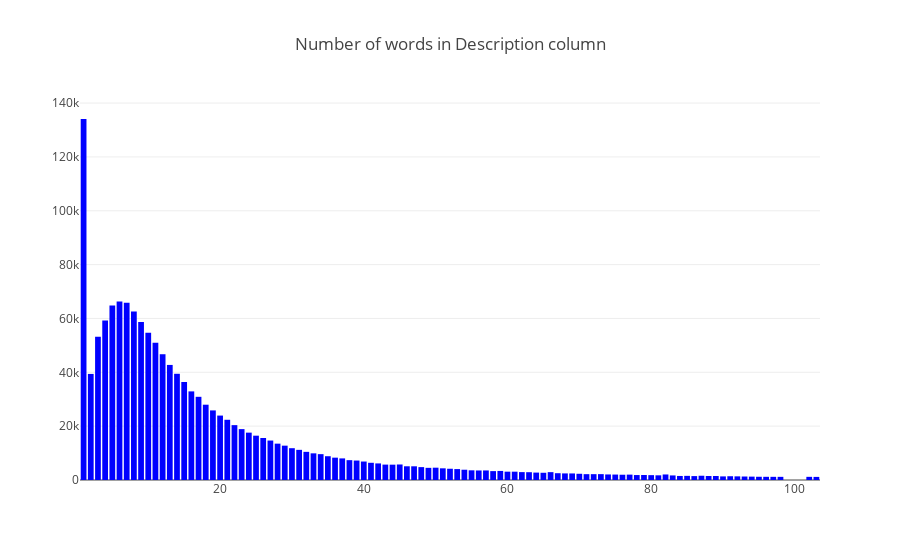

Notebook code for this chart:
### Code cell
## Filling missing values ##
train_df["description"].fillna("NA", inplace=True)
test_df["description"].fillna("NA", inplace=True)

train_df["desc_nwords"] = train_df["description"].apply(lambda x: len(x.split()))
test_df["desc_nwords"] = test_df["description"].apply(lambda x: len(x.split()))

cnt_srs = train_df['desc_nwords'].value_counts().head(100)

trace = go.Bar(
    x=cnt_srs.index,
    y=cnt_srs.values,
    marker=dict(
        color="blue",
        #colorscale = 'Blues',
        reversescale = True
    ),
)

layout = go.Layout(
    title='Number of words in Description column'
)

data = [trace]
fig = go.Figure(data=data, layout=layout)
py.iplot(fig, filename="desc_nwords")

### Figure 1 — Plotly figure (JSON) as saved in the notebook; plotly's stock layout.template omitted (floating-point values rounded to 4 significant figures)
{"data": [{"marker": {"color": "blue", "reversescale": true}, "type": "bar", "x": [1, 6, 7, 5, 8, 4, 9, 10, 3, 11, 12, 13, 14, 2, 15, 16, 17, 18, 19, 20, 21, 22, 23, 24, 25, 26, 27, 28, 29, 30, 31, 32, 33, 34, 35, 36, 37, 38, 39, 40, 41, 42, 45, 43, 44, 46, 47, 48, 50, 49, 51, 52, 53, 54, 55, 57, 56, 59, 58, 60, 61, 62, 66, 63, 64, 65, 67, 68, 69, 70, 73, 72, 71, 74, 82, 75, 77, 76, 79, 78, 80, 81, 83, 87, 85, 84, 89, 88, 86, 91, 92, 90, 93, 94, 95, 96, 97, 102, 98, 103], "y": [134086, 66341, 65831, 64832, 62604, 59228, 58696, 54663, 53251, 50954, 46716, 42740, 39456, 39401, 36397, 32911, 30899, 27969, 25846, 23932, 22369, 20381, 18899, 17592, 16461, 15607, 14655, 13501, 12755, 11813, 11200, 10454, 9902, 9601, 8832, 8298, 8023, 7371, 7229, 6860, 6391, 6159, 5765, 5719, 5695, 5096, 5087, 4785, 4574, 4512, 4338, 4178, 4055, 3814, 3595, 3552, 3544, 3364, 3301, 3093, 3089, 2930, 2918, 2898, 2752, 2687, 2525, 2449, 2438, 2310, 2180, 2168, 2168, 2062, 2053, 2021, 2000, 1958, 1865, 1840, 1806, 1740, 1697, 1584, 1536, 1500, 1498, 1495, 1451, 1402, 1355, 1338, 1298, 1251, 1200, 1184, 1179, 1173, 1169, 1153]}], "layout": {"title": "Number of words in Description column"}}
